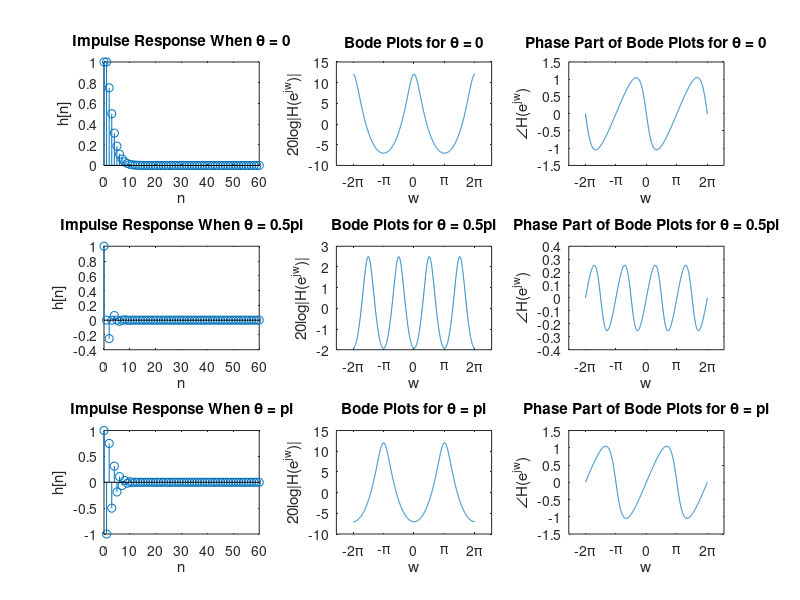

Write the MATLAB code that produced this figure.
clc;    clear;
%%
%     不知道
%     108060002  周廷紘
%     109060035  温柏崴
%     109060044  莊凱威

% Text explanations are embedded into the codes for each problem as comments.
% They detail how and why the code are as it is, 
% and answers the questions/observations presented to us in the problems.

%% Q1Q1Q1Q1Q1Q1Q1Q1Q1Q1Q1Q1Q1Q1Q1Q1Q1Q1Q1Q1Q1Q1Q1Q1Q1Q1Q1Q1Q1Q1Q1Q1Q1Q1Q1Q1Q1Q1Q1Q1Q1Q1
clc;    clear;

Fs = 1;        % sampling of frequency signal
delta_w = 2 * pi * 10^9;    % spacing of each impulse
wc = 2 * pi * 10^10;
freq = (-200 : 1/Fs : 200 - 1/Fs) .* delta_w;   % define range of freq comb
dt = Fs / length(freq);     % sampling of time signal
t = (-Fs/2 : dt : Fs/2 - dt) .* 2 .* pi ./ (delta_w); % define range of time signal

% define A(jw)
A = (freq == (-2)*delta_w | freq == (-1)*delta_w | freq == 0 | freq == delta_w | freq == 2*delta_w);

% expanding A(jw) in frequency domain to compress a(t) in time domain
% define Ar(jw) as three times wider by A(jw) 
Ar = (freq == (-6)*delta_w | freq == (-3)*delta_w | freq == 0 | freq == 3*delta_w | freq == 6*delta_w);

% A(jw) centered at wc = 2 * pi * 10^10
% using circshift to shift the original A(jw) to center at wc
A2 = circshift(A, wc/delta_w);

% plotting
% original a(t)
a = ifftshift(ifft(ifftshift(A))) .* length(freq) ./ (2 .* pi);
subplot(3, 2, 1);
plot(t, a);
title('original a(t)');
xlabel('t');
ylabel('a(t)');

% a(t) with 3 repetition(three times narrower)
ar = ifftshift(ifft(ifftshift(Ar))) .* length(freq) ./ (2 .* pi);
subplot(3, 2, 2);
plot(t, ar);
title('a(t) with 3 repetition')
xlabel('t');
ylabel('a(t)');

% a(t) when A(jw) centered at 2 * pi * 10^10
a2 = ifftshift(ifft(ifftshift(A2))) .* length(freq) ./ (2 .* pi);
subplot(3, 2, 3);
plot(t, a2);
title('a(t) when A(jw) centered at 2*pi*10^{10}');
xlabel('t');
ylabel('a(t)');

% plotting both a(t)and a2(t)intensities
% by observing both graphs, we can determine that they are identical
I = abs(a).^2;
I2 = abs(a2).^2;
subplot(3, 2, 5);
plot(t, I);
title('I(t) = |a(t)|^2');
xlabel('t');
ylabel('I1(t)');
subplot(3, 2, 6);
plot(t, I2);
title('I2(t) = |a2(t)|^2');
xlabel('t');
ylabel('I2(t)');

%% Q2Q2Q2Q2Q2Q2Q2Q2Q2Q2Q2Q2Q2Q2Q2Q2Q2Q2Q2Q2Q2Q2Q2Q2Q2Q2Q2Q2Q2Q2Q2Q2Q2Q2Q2Q2Q2Q2Q2Q2Q2Q2
clc;    clear;

% Sampling Frequency
Fs = 50000;

% Δω = 2π * 10^9
dw = 2 * pi * 10^9;

% Set time and frequency scale
t = -10: 1 / Fs: 10;
df = Fs / length(t);
freq = (-Fs / 2: df: Fs / 2 - df) * 2 * pi;

% β = 2π
b1 = 2 * pi;

% epm(t) is purely a phase modulation,
% meaning for whatever β
% Magnitude of the Signal is always 1

% Construct e1 and its Fourier Transform
e1 = exp(1i * b1 * sin(dw * t));
E1 = fftshift(fft(fftshift(e1))) / Fs;

% β = 4π
b2 = 4 * pi;

% Construct e2 and its Fourier Transform
e2 = exp(1i * b2 * sin(dw * t));
E2 = fftshift(fft(fftshift(e2))) / Fs;

% By eliminating the phase of the signals,
% We extract the phase that counteracts the sinusoidal nature of Euler's identity
% Therefore introduces changes along magnitude = 1

% E3 = Magnitude of E1 and Phase of 0
E3 = abs(E1);
e3 = ifftshift(ifft(ifftshift(E3 * Fs)));

%  E4 = Magnitude of E2 and Phase of 0
E4 = abs(E2);
e4 = ifftshift(ifft(ifftshift(E4 * Fs)));

% Plot |e1|^2
subplot(3, 3, 1);
plot(t, abs(e1).^2);
title('|e1(t)|^2');
legend('|e1(t)|^2'); 
xlabel('t (s)');
ylabel('e1(t)');

% Plot Magnitude of E1
subplot(3, 3, 2);
plot(freq, abs(E1));
axis([-pi, pi, -1, 10]);
title('|E1(jw)|');
legend('|E1(jw)|'); 
xlabel('w (rad)');
ylabel('E1(jw)');

% Plot Phase of E1
subplot(3, 3, 3);
plot(freq, angle(E1));
title('∠E1(jw)');
legend('∠E1(jw)∠'); 
xlabel('w (rad)');
ylabel('ϕ');

% Plot Magnitude of E2
subplot(3, 3, 4);
plot(freq, abs(E2));
axis([-pi, pi, -1, 10]);
title('|E2(jw)|');
legend('|E2(jw)|'); 
xlabel('w (rad)');
ylabel('E2(jw)');

% Plot Phase of E2
subplot(3, 3, 5);
plot(freq, angle(E2));
title('∠E2(jw)');
legend('∠E2(jw)∠'); 
xlabel('w (rad)');
ylabel('ϕ');

% Plot |e3|^2
subplot(3, 3, 7);
plot(t, abs(e3).^2);
title('|e3(t)|^2');
legend('|e3(t)|^2'); 
xlabel('t (s)');
ylabel('e3(t)');

% Plot |e4|^2
subplot(3, 3, 8);
plot(t, abs(e4).^2);
title('|e4(t)|^2');
legend('|e4(t)|^2'); 
xlabel('t (s)');
ylabel('e4(t)');

%% Q3Q3Q3Q3Q3Q3Q3Q3Q3Q3Q3Q3Q3Q3Q3Q3Q3Q3Q3Q3Q3Q3Q3Q3Q3Q3Q3Q3Q3Q3Q3Q3Q3Q3Q3Q3Q3Q3Q3Q3Q3Q3
clc;    clear;

% Sampling Frequency
Fs = 50000;

% Constructing time and frequency scale
t = 0: 1 / Fs: 0.1 - 1 / Fs;
df = Fs / length(t);
w = (-Fs / 2: df: Fs / 2 - df) * 2 * pi;

% Second Order Differential System
% y''(t) + 2ζω0 y'(t) + ω0^2 y(t) = ω0^2 x(t)
% (-ω^2 + 2ζω0(jω) + ω0^2) Y(jω) = ω0^2 X(jω)
% H(jω) = (ω0^2) / (-ω^2 + 2ζω0(jω) + ω0^2)

% ωn
wn = 100;

% Different ζ's
z1 = 0.5;
z2 = 1;
z3 = 1.5;

% Construct Fourier Transform for Impulse Responses
H1 = wn^2 ./ (-w.^2 + 2 * z1 * wn * 1i * w + wn^2);
H2 = wn^2 ./ (-w.^2 + 2 * z2 * wn * 1i * w + wn^2);
H3 = wn^2 ./ (-w.^2 + 2 * z3 * wn * 1i * w + wn^2);

% Impulse Responses by Inverse Fourier Transform
h1 = ifft(ifftshift(H1 * Fs));
h2 = ifft(ifftshift(H2 * Fs));
h3 = ifft(ifftshift(H3 * Fs));

% Plot Impulse Response of ζ = 0.5
subplot(3, 3, 1);
plot(t, h1);
title('Impulse Response h1(t)');
legend('h1(t)'); 
xlabel('t (s)');
ylabel('h1(t)');

% Plot Bode Magnitude of ζ = 0.5
subplot(3, 3, 2);
semilogx(w, 20 * log(abs(H1)));
title('Bode Plot Magnitude H1(jw)');
legend('|H1(jw)|'); 
xlabel('w (rad)');
ylabel('|H1(t)|');

% Plot Bode Phase of ζ = 0.5
subplot(3, 3, 3);
semilogx(w, angle(H1));
title('Bode Plot Phase H1(jw)');
legend('∠H1(jw)'); 
xlabel('w (rad)');
ylabel('∠H1(t)');

% Plot Impulse Response of ζ = 0.5
subplot(3, 3, 4);
plot(t, h2);
title('Impulse Response h2(t)');
legend('h2(t)'); 
xlabel('t (s)');
ylabel('h2(t)');

% Plot Bode Magnitude of ζ = 0.5
subplot(3, 3, 5);
semilogx(w, 20 * log(abs(H2)));
title('Bode Plot Magnitude H2(jw)');
legend('|H2(jw)|'); 
xlabel('w (rad)');
ylabel('|H2(t)|');

% Plot Bode Phase of ζ = 0.5
subplot(3, 3, 6);
semilogx(w, angle(H2));
title('Bode Plot Phase H2(jw)');
legend('∠H2(jw)'); 
xlabel('w (rad)');
ylabel('∠H2(t)');

% Plot Impulse Response of ζ = 0.5
subplot(3, 3, 7);
plot(t, h3);
title('Impulse Response h3(t)');
legend('h3(t)'); 
xlabel('t (s)');
ylabel('h3(t)');

% Plot Bode Magnitude of ζ = 0.5
subplot(3, 3, 8);
semilogx(w, 20 * log(abs(H3)));
title('Bode Plot Magnitude H3(jw)');
legend('|H3(jw)|'); 
xlabel('w (rad)');
ylabel('|H3(t)|');

% Plot Bode Phase of ζ = 0.5
subplot(3, 3, 9);
semilogx(w, angle(H3));
title('Bode Plot Phase H3(jw)');
legend('∠H3(jw)'); 
xlabel('w (rad)');
ylabel('∠H3(t)');

%% Q4Q4Q4Q4Q4Q4Q4Q4Q4Q4Q4Q4Q4Q4Q4Q4Q4Q4Q4Q4Q4Q4Q4Q4Q4Q4Q4Q4Q4Q4Q4Q4Q4Q4Q4Q4Q4Q4Q4Q4Q4Q4
clc;    clear;

dw = 2*pi*10^-3; 
% define dw

n = 0:1:60;
% define the range of n
w = -2*pi:dw:2*pi;
% define the range of w

h_0 = (n+1).*0.5.^n .* (n>=0);
h_5 = 0.5.^n.*(sin((n+1)*0.5*pi)/sin(0.5*pi)) .* (n>=0);
h_pi = (n+1).*(-0.5).^n .* (n>=0);
% according to Eqn.(6.66), the impulse response h[n] = (n + 1)((-r)^n)u[n]

H_0 = 1./(1-2*0.5*cos(0).*exp(-1j.*w)+0.5^2.*exp(-2j.*w));
H_5 = 1./(1-2*0.5*cos(0.5*pi).*exp(-1j.*w)+0.5^2.*exp(-2j.*w));
H_pi = 1./(1-2*0.5*cos(pi).*exp(-1j.*w)+0.5^2.*exp(-2j.*w));
% according to Eqn.(6.58), the frequency response H[n] = 1/(1 - 2rcosθ*e^(-jw) + r^2*e^(-2jw))


% Plotting
subplot(3,3,1)
stem(n,h_0)
title('Impulse Response When θ = 0'); 
xlabel('n');
ylabel('h[n]');

subplot(3,3,2)
plot(w,20*log10(H_0))
set(gca,'XTick',-2*pi:pi:2*pi)
set(gca,'XTickLabel',{'-2\pi','-\pi','0','\pi','2\pi'})
title('Bode Plots for θ = 0'); 
xlabel('w');
ylabel('20log|H(e^j^w)|');

subplot(3,3,3)
plot(w,angle(H_0))
set(gca,'XTick',-2*pi:pi:2*pi)
set(gca,'XTickLabel',{'-2\pi','-\pi','0','\pi','2\pi'})
title('Phase Part of Bode Plots for θ = 0'); 
xlabel('w');
ylabel('∠H(e^j^w)');

subplot(3,3,4)
stem(n,h_5)
title('Impulse Response When θ = 0.5pi'); 
xlabel('n');
ylabel('h[n]');

subplot(3,3,5)
plot(w,20*log10(H_5))
set(gca,'XTick',-2*pi:pi:2*pi)
set(gca,'XTickLabel',{'-2\pi','-\pi','0','\pi','2\pi'})
title('Bode Plots for θ = 0.5pi'); 
xlabel('w');
ylabel('20log|H(e^j^w)|');

subplot(3,3,6)
plot(w,angle(H_5))
set(gca,'XTick',-2*pi:pi:2*pi)
set(gca,'XTickLabel',{'-2\pi','-\pi','0','\pi','2\pi'})
title('Phase Part of Bode Plots for θ = 0.5pi'); 
xlabel('w');
ylabel('∠H(e^j^w)');

subplot(3,3,7)
stem(n,h_pi)
title('Impulse Response When θ = pi'); 
xlabel('n');
ylabel('h[n]');

subplot(3,3,8)
plot(w,20*log10(H_pi))
set(gca,'XTick',-2*pi:pi:2*pi)
set(gca,'XTickLabel',{'-2\pi','-\pi','0','\pi','2\pi'})
title('Bode Plots for θ = pi'); 
xlabel('w');
ylabel('20log|H(e^j^w)|');

subplot(3,3,9)
plot(w,angle(H_pi))
set(gca,'XTick',-2*pi:pi:2*pi)
set(gca,'XTickLabel',{'-2\pi','-\pi','0','\pi','2\pi'})
title('Phase Part of Bode Plots for θ = pi'); 
xlabel('w');
ylabel('∠H(e^j^w)');
